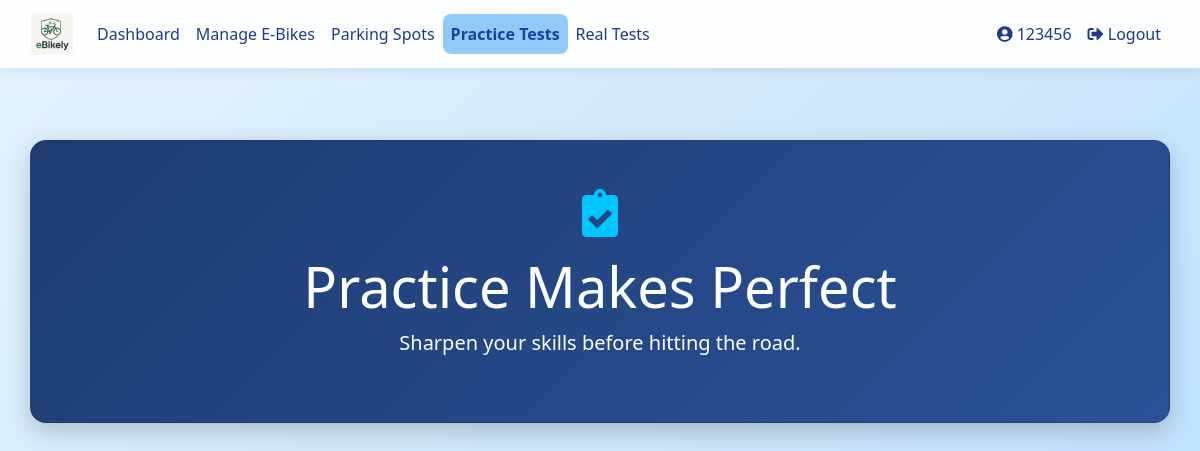
Before: /practice (signed in) with the older database file.
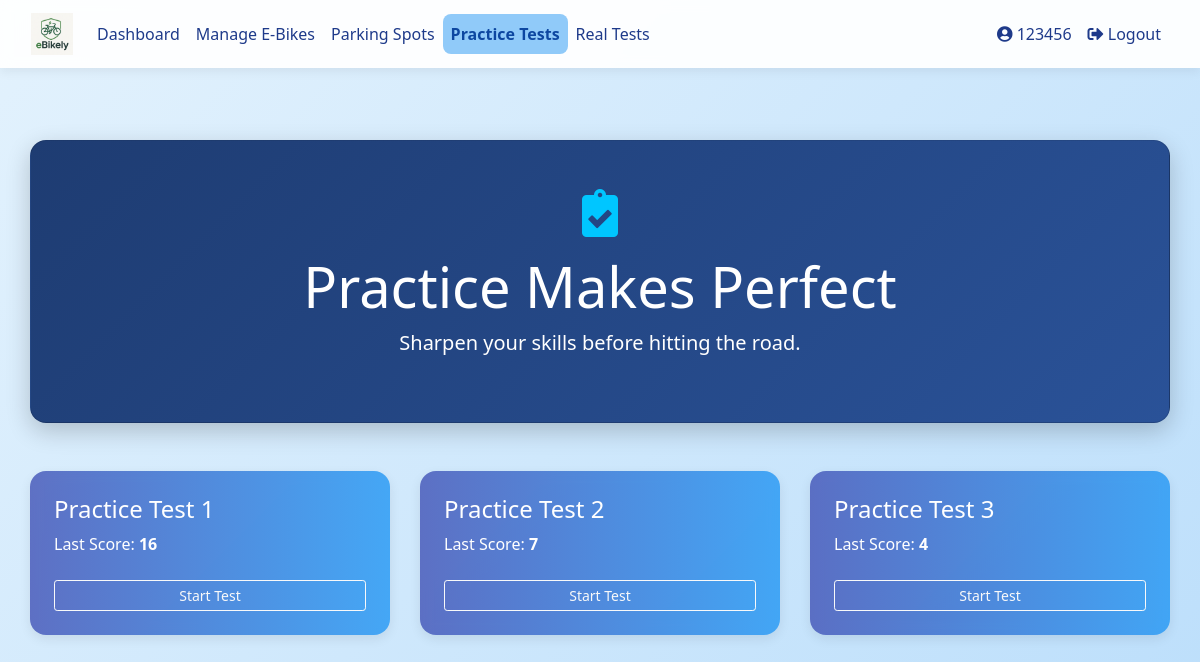
After: the same page with the newer database file.
### database_setup.py (models this page shows)
class User(Base, UserMixin):
    __tablename__ = 'users'
    id = Column(Integer, primary_key=True)
    username = Column(String(150), unique=True, nullable=False)
    email = Column(String(150), nullable=True)
    password = Column(String(150), nullable=False)
    ebikes = relationship('EBike', back_populates='owner', cascade="all, delete-orphan")
    practice_tests = relationship('PracticeTest', back_populates='user', cascade="all, delete-orphan")
    real_tests = relationship('RealTest', back_populates='user', cascade="all, delete-orphan")
    practice_attempts = relationship("PracticeAttempt", back_populates="user", cascade="all, delete-orphan")
    parking_spot = relationship("ParkingSpot", back_populates="reserved_user", uselist=False)
    reservations = relationship("ParkingReservation", back_populates="user")
    role = Column(String(10))  # 'student' or 'teacher'
    department = Column(String(150))  # for teachers
    year = Column(Integer)  # for students
    house = Column(String(50))  # for students

class PracticeTest(Base):
    __tablename__ = 'practice_tests'
    id = Column(Integer, primary_key=True)
    name = Column(String(100), nullable=False)
    user_id = Column(Integer, ForeignKey('users.id'))  # <-- This line fixes the problem
    user = relationship('User', back_populates='practice_tests')  # <-- Define this side of the relationship
    questions = relationship('PracticeQuestion', back_populates='test', cascade="all, delete-orphan")

class PracticeAttempt(Base):
    __tablename__ = 'practice_attempts'
    id = Column(Integer, primary_key=True)
    user_id = Column(Integer, ForeignKey('users.id'), nullable=False)
    test_id = Column(Integer, ForeignKey('practice_tests.id'), nullable=False)
    score = Column(Integer, nullable=False)
    attempt_date = Column(DateTime, default=datetime.utcnow)
    user = relationship('User', back_populates='practice_attempts')

### app.py (the view)
@app.route('/practice', methods=['GET'])
@login_required
def practice_selection():
    session = SessionLocal()
    user = session.query(User).filter_by(id=current_user.id).first()
    tests = session.query(PracticeTest).all()
    attempts = {attempt.test_id: attempt for attempt in user.practice_attempts}
    session.close()
    return render_template('practice_selection.html', tests=tests, attempts=attempts)

### app.py (called while the page is built)
@login_manager.user_loader
def load_user(user_id):
    session = SessionLocal()
    user = session.query(User).get(int(user_id))
    session.close()
    return user

### templates/practice_selection.html (shortened to what this page needs)
{% extends "base.html" %}
{% block content %}
<div class="container dashboard-container fade-in py-5">
    <div class="hero-section card text-white text-center mb-5 p-5">
        <i class="fas fa-clipboard-check dashboard-icon mb-3"></i>
        <h1 class="display-4">Practice Makes Perfect</h1>
        <p class="lead">Sharpen your skills before hitting the road.</p>
    </div>
    <div class="row justify-content-center slide-up-delay">
        {% for test in tests %}
        <div class="col-md-6 col-lg-4 mb-4">
            <div class="feature-card card text-white p-4 h-100">
                <h4 class="mb-2">{{ test.name }}</h4>
                {% if test.id in attempts %}
                    <p>Last Score: <strong>{{ attempts[test.id].score }}</strong></p>
                {% else %}
                    <p>No attempt yet.</p>
                {% endif %}
                <a href="{{ url_for('practice_quiz', test_id=test.id) }}" class="btn btn-outline-light btn-sm mt-2">Start Test</a>
            </div>
        </div>
        {% endfor %}
    </div>
</div>
<link rel="stylesheet" href="https://cdnjs.cloudflare.com/ajax/libs/font-awesome/5.15.4/css/all.min.css">
{% endblock %}

### templates/base.html (shortened to what this page needs)
<!DOCTYPE html>
<html lang="en">
<head>
  <link rel="stylesheet" href="https://stackpath.bootstrapcdn.com/bootstrap/4.5.2/css/bootstrap.min.css">
  <link rel="stylesheet" href="{{ url_for('static', filename='styles.css') }}">
  <link href="https://cdnjs.cloudflare.com/ajax/libs/font-awesome/5.15.4/css/all.min.css" rel="stylesheet">
</head>
<body>
  <nav class="navbar navbar-expand-lg navbar-light">
    <div class="container-fluid">
      <a class="navbar-brand" href="{{ url_for('dashboard') }}">
        <img src="{{ url_for('static', filename='images/logo.png') }}" alt="E-Bike Manager Logo">
      </a>
      <div class="collapse navbar-collapse justify-content-between" id="navbarNav">
        <ul class="navbar-nav">
          {% if current_user.is_authenticated %}
            <li class="nav-item"><a class="nav-link {% if request.endpoint == 'dashboard' %}active{% endif %}" href="{{ url_for('dashboard') }}">Dashboard</a></li>
            <li class="nav-item"><a class="nav-link {% if request.endpoint == 'ebike_management' %}active{% endif %}" href="{{ url_for('ebike_management') }}">Manage E-Bikes</a></li>
            <li class="nav-item"><a class="nav-link {% if request.endpoint == 'parking_spots' %}active{% endif %}" href="{{ url_for('parking_spots') }}">Parking Spots</a></li>
            <li class="nav-item"><a class="nav-link {% if request.endpoint == 'practice_selection' %}active{% endif %}" href="{{ url_for('practice_selection') }}">Practice Tests</a></li>
            <li class="nav-item"><a class="nav-link {% if request.endpoint == 'real_tests' %}active{% endif %}" href="{{ url_for('real_tests') }}">Real Tests</a></li>
          {% endif %}
        </ul>
        <ul class="navbar-nav">
          {% if current_user.is_authenticated %}
            <li class="nav-item"><a class="nav-link {% if request.endpoint == 'user_profile' %}active{% endif %}" href="{{ url_for('user_profile') }}"><i class="fas fa-user-circle"></i> {{ current_user.username }}</a></li>
            <li class="nav-item"><a class="nav-link" href="{{ url_for('logout') }}"><i class="fas fa-sign-out-alt"></i> Logout</a></li>
          {% else %}
            <li class="nav-item"><a class="nav-link" href="{{ url_for('login') }}"><i class="fas fa-sign-in-alt"></i> Login</a></li>
            <li class="nav-item"><a class="nav-link" href="{{ url_for('register') }}"><i class="fas fa-user-plus"></i> Register</a></li>
          {% endif %}
        </ul>
      </div>
    </div>
  </nav>
  <div class="container my-4">
    {% block content %}{% endblock %}
  </div>
</body>
</html>

### static/styles.css (style rules this page uses)
.card { border-radius: 10px; box-shadow: 0 4px 6px rgba(0, 0, 0, 0.1); transition: transform 0.2s; }
.text-white { color: white; }
.hero-section { background: linear-gradient(135deg, #f8f9fa 0%, #e9ecef 100%); padding: 100px 0; }
.feature-card { background: white; border-radius: 10px; box-shadow: 0 4px 6px rgba(0, 0, 0, 0.1); transition: transform 0.3s ease; }

### templates/base.html (style rules this page uses)
body { min-height: 100vh; margin: 0; font-family: 'Segoe UI', sans-serif; background: linear-gradient(135deg, #e3f2fd 0%, #bbdefb 100%); color: #212529; }
.navbar { background-color: #ffffffee; backdrop-filter: blur(6px); box-shadow: 0 4px 10px rgba(0, 0, 0, 0.06); }
.navbar-brand img { height: 42px; }
.nav-link { color: #1e3a8a !important; font-weight: 500; transition: background 0.3s ease; border-radius: 0.5rem; padding: 0.5rem 0.8rem; }
.nav-link.active { background-color: #90caf9; color: #0d47a1 !important; font-weight: bold; }
.container, .container-fluid { max-width: 1200px; }
.card, .auth-card { background: #ffffff; border-radius: 1rem; box-shadow: 0 4px 12px rgba(0, 0, 0, 0.08); transition: transform 0.2s ease; }

### templates/practice_selection.html (style rules this page uses)
.dashboard-container { padding-top: 3rem; padding-bottom: 3rem; }
.hero-section { background: linear-gradient(135deg, #1e3c72 0%, #2a5298 100%); border-radius: 1rem; box-shadow: 0 8px 24px rgba(0, 0, 0, 0.2); }
.feature-card { background: linear-gradient(to right, #3f51b5cc, #2196f3cc); border: none; border-radius: 1rem; backdrop-filter: blur(6px); transition: transform 0.3s ease; }
.dashboard-icon { font-size: 3rem; color: #00c6ff; }
.fade-in { animation: fadeIn 1s ease-in; }
.slide-up-delay { animation: slideUp 0.8s ease-out 0.3s backwards; }

Changed rows visible on the page:
added PracticeTest: name "Practice Test 1"
added PracticeAttempt: score "16"
added PracticeTest: name "Practice Test 2"
added PracticeAttempt: score "7"
added PracticeTest: name "Practice Test 3"
added PracticeAttempt: score "4"
